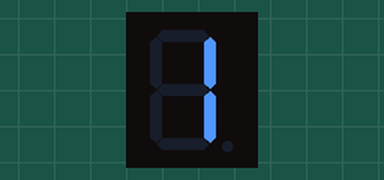
A sketch run on a simulated Arduino Uno, built with avr-gcc and run on an emulated ATmega328P. Parts: 1-digit seven-segment display. Wiring (inferred from the names in the program): 1-digit 7-segment display, segments lit when HIGH: segments pin 3, pin 4, pin 5, pin 6, pin 7, pin 8, pin 9, pin 10. The segment pins are drawn as the display they are named for.

Above: at 0.1 s.
At 1.1 s:
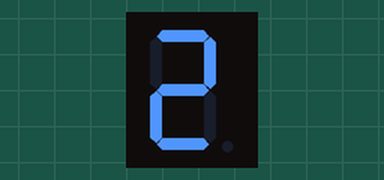
At 2.1 s:
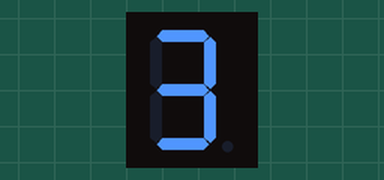
At 4.1 s:
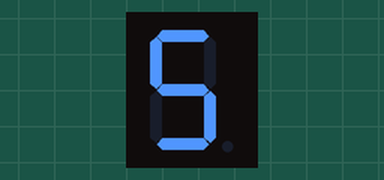
At 6.1 s:
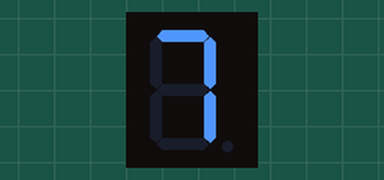
At 9.1 s:
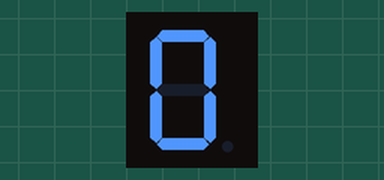

Measured:
- by itself, everything shown: repeats every 10.0 s, in 11 steps
- what the display in image 1 shows lasts 1.0 s, from 1.0 s to 2.0 s

The sketch:

Transition.ino
```cpp
byte P1 = 3;
byte P2 = 4;
byte P3 = 5;
byte P4 = 6;
byte P5 = 7;
byte P6 = 8;
byte P7 = 9;
byte P8 = 10;

const int segment[] = {P1, P2, P3, P4, P5, P6, P7, P8};

const int no[] = {0b011000000, 0b110110100, 0b111100100, 0b011001100, 0b101101100, 0b101111100, 0b111000000, 0b111111100, 0b111101100, 0b111111000};

void setup() {
  for (int i = 0; i < 8; i++) {
    pinMode(segment[i], OUTPUT);
  }
}

void loop() {
  for (int i = 0; i < 8; i++) {
  digitalWrite(segment[i], bitRead(no[0], 8 - i) == 1 ? HIGH : LOW);
  }
  delay(1000);
  for (int i = 0; i < 8; i++) {
    digitalWrite(segment[i], bitRead(no[1], 8 - i) == 1 ? HIGH : LOW);
  }
  delay(1000);
  for (int i = 0; i < 8; i++) {
    digitalWrite(segment[i], bitRead(no[2], 8 - i) == 1 ? HIGH : LOW);
  }
  delay(1000);
  for (int i = 0; i < 8; i++) {
    digitalWrite(segment[i], bitRead(no[3], 8 - i) == 1 ? HIGH : LOW);
  }
  delay(1000);
  for (int i = 0; i < 8; i++) {
    digitalWrite(segment[i], bitRead(no[4], 8 - i) == 1 ? HIGH : LOW);
  }
  delay(1000);
  for (int i = 0; i < 8; i++) {
    digitalWrite(segment[i], bitRead(no[5], 8 - i) == 1 ? HIGH : LOW);
  }
  delay(1000);
  for (int i = 0; i < 8; i++) {
  digitalWrite(segment[i], bitRead(no[6], 8 - i) == 1 ? HIGH : LOW);
  }
  delay(1000);
  for (int i = 0; i < 8; i++) {
    digitalWrite(segment[i], bitRead(no[7], 8 - i) == 1 ? HIGH : LOW);
  }
  delay(1000);
  for (int i = 0; i < 8; i++) {
    digitalWrite(segment[i], bitRead(no[8], 8 - i) == 1 ? HIGH : LOW);
  }
  delay(1000);
  for (int i = 0; i < 8; i++) {
    digitalWrite(segment[i], bitRead(no[9], 8 - i) == 1 ? HIGH : LOW);
  }
  delay(1000);
  for (int i = 0; i < 8; i++) {
    digitalWrite(segment[i], bitRead(no[10], 8 - i) == 1 ? HIGH : LOW);
  }
}
```
